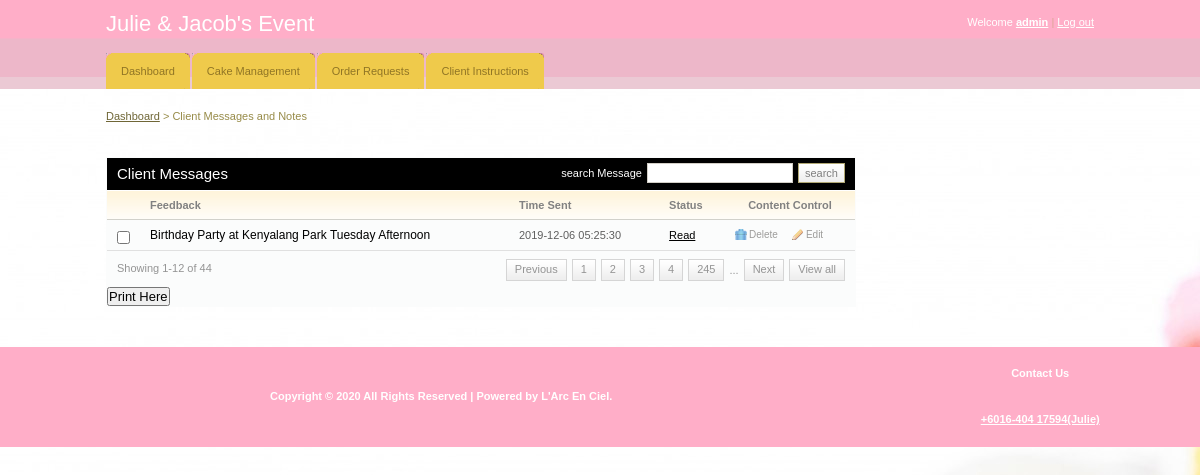
The page /admin/index.php (signed in) on the database its author committed.
### tables this page shows
CREATE TABLE `message` (
  `msg_id` int(11) NOT NULL,
  `message` varchar(255) NOT NULL,
  `status` varchar(255) NOT NULL,
  `time` datetime NOT NULL,
  `client_email` varchar(255) NOT NULL
);

### admin/index.php (the view, shortened to what this page needs)
<!DOCTYPE html PUBLIC "-//W3C//DTD XHTML 1.0 Transitional//EN" "http://www.w3.org/TR/xhtml1/DTD/xhtml1-transitional.dtd">
<html xmlns="http://www.w3.org/1999/xhtml">
<link rel="stylesheet" href="css/style.css" type="text/css" media="all" />
<head>
</head>
<body>
<div id="header">
	<div class="shell">
		<?php
			include 'menu.php';
		?>
		</div>
	</div>
<div id="container">
	<div class="shell">
		<div class="small-nav">
			<a href="dashboard.php">Dashboard</a>
			<span>&gt;</span>
			Client Messages and Notes
		</div>
		<br />
		<div id="main">
			<div id="content">
				<div class="box">
					<div class="box-head">
						<h2 class="left">Client Messages</h2>
						<div class="right">
							<label>search Message</label>
							<input type="text" class="field small-field" />
							<input type="submit" class="button" value="search" />
						</div>
					</div>
					<div class="table">
						<table width="100%" border="0" cellspacing="0" cellpadding="0">
							<tr>
								<th width="13"></th>
								<th>Feedback</th>
								<th>Time Sent</th>
								<th>Status</th>
								<th width="110" class="ac">Content Control</th>
							</tr>
							<?php
								include '../includes/config.php';
								$select = "SELECT * FROM message";
								$result = $conn->query($select);
								while($row = $result->fetch_assoc()){
							?>
							<tr>
								<td><input type="checkbox" class="checkbox" /></td>
								<td><h3><a href="#"><?php echo $row['message'] ?></a></h3></td>
								<td><?php echo $row['time'] ?></td>
								<td><a href="#"><?php echo $row['status'] ?></a></td>
								<td><a href="javascript:sureToApprove(<?php echo $row['msg_id'];?>)" class="ico del">Delete</a><a href="javascript:sureToEdit(<?php echo $row['msg_id'];?>)" class="ico edit">Edit</a></td>
							</tr>
							<?php
								}
							?>
						</table>
						<div class="pagging">
							<div class="left">Showing 1-12 of 44</div>
							<div class="right">
								<a href="#">Previous</a>
								<a href="#">1</a>
								<a href="#">2</a>
								<a href="#">3</a>
								<a href="#">4</a>
								<a href="#">245</a>
								<span>...</span>
								<a href="#">Next</a>
								<a href="#">View all</a>
							</div>
						</div>
					</div>
					<h2><input type="submit" onclick="window.print()" value="Print Here" /></h2>
				</div>
			</div>
		</div>
	</div>
</div>
<div id="footer">
<table style="width:100%">
  <tr>
    <th>Copyright &copy; 2020 All Rights Reserved | Powered by L'Arc En Ciel.</th>
	<th><table style = "width:100%">
	<tr>
		<th>Contact Us
		</tr>
		<th><a href="https://wa.link/bjqijp" target="_blank">+6016-404 17594(Julie)</a>
		</th>
	</tr>
	</table>
</div>
</body>
</html>

### admin/css/style.css (style rules this page uses)
* { padding:0; margin:0; outline:0; }
body { background:#a5a5a570; background-image: url("images/background.jpg"); font-family: Verdana, sans-serif; font-size:11px; line-height:14px; color:#5e5e5e; }
input, textarea, select { font-family: Verdana, sans-serif; font-size:13px; }
.field { border:solid 1px #d3cfc7; background:#fff; padding:5px; }
.small-field { border:solid 1px #d3cfc7; background:#fff; padding:3px 1px; font-size:11px; }
.checkbox { width:13px; height:13px; vertical-align:top; position:relative; top:2px; }
.button { background:#eee url(images/button.gif) repeat-x 0 0; border:solid 1px #b1a874; color:#7f7f7f; font-size:11px; padding:2px 6px 2px 6px; cursor:pointer; line-height:14px !important; }
a { color:#000000; text-decoration: underline; cursor:pointer; }
.left, .alignleft { float:left; display:inline; }
.right, .alignright { float:right; display:inline; }
.ac { text-align: center !important; }
h2 { font-size:15px; font-weight: normal; }
h3 { font-size:12px; line-height:14px; font-weight: normal; }
h3 a { text-decoration: none; }
.shell { width:988px; margin:0 auto; }
#header { height:89px; background:url(images/header.gif); white-space:nowrap; }
#container { padding:20px 0; }
.small-nav { color:#978b48; padding-bottom:20px; }
.small-nav a { color:#6f6636; }
#content { float:left; width:750px; }
.table th { background:#fffdfa url(images/th.gif) repeat-x 0 0; color:#818181; text-align: left; padding:7px 10px; border-bottom:solid 1px #d2d1cb; }
.table td { background:#fbfcfc; border-bottom:solid 1px #e0e0e0; padding:8px 10px; }
.box { background:#fbfcfc; height:100%; padding:1px; margin-bottom:20px; }
.box-head { background:#000000; height:32px; color:#fff; padding: 0 10px; line-height:32px; white-space:nowrap; border-bottom:solid 1px #fff; }
.box-head .right { padding-top:5px; line-height:13px; }
.box-head .right label, .box-head .right input { float:left; }
.box-head .right label { padding:4px 0 0 0; }
.box-head .right input { margin-left:5px; }
.pagging { height:20px; padding:8px 10px; line-height:19px; color:#949494; }
.pagging a { background:url(images/pagging.gif) repeat-x 0 0; height:20px; float:left; padding:0 8px; border:solid 1px #d5d5d5; text-decoration: none; color:#949494; margin-left:5px; }
.pagging span { float:left; margin-left:5px; padding-top:2px; }
a.ico { color:#9d9c9a; font-size:10px; text-decoration: none; padding:0 0 0 14px; background-repeat:no-repeat; background-position:0 0; }
a.del { background-image:url(images/del.gif) }
a.edit { background-image:url(images/edit.gif); margin-left:14px; }
#footer { height:100px; background:url(images/footer.gif); line-height:44px; color:#fff; }
#footer a { color:#fff; }

### rows shown on the page
message: message "Birthday Party at Kenyalang Park Tuesday Afternoon", time "2019-12-06 05:25:30", status "Read"

### other values the page prints
$_SESSION['uname'] "admin"
